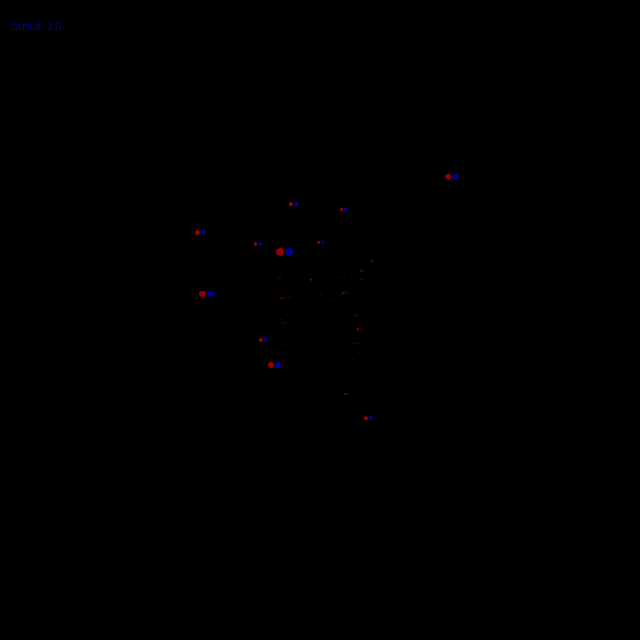
Frame 1 (no input)
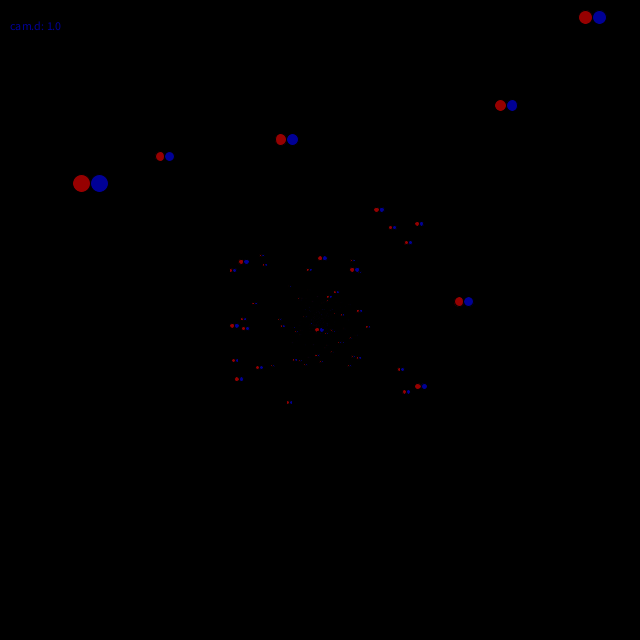
Frame 60 (the mouse pressed at the canvas centre just before this capture)
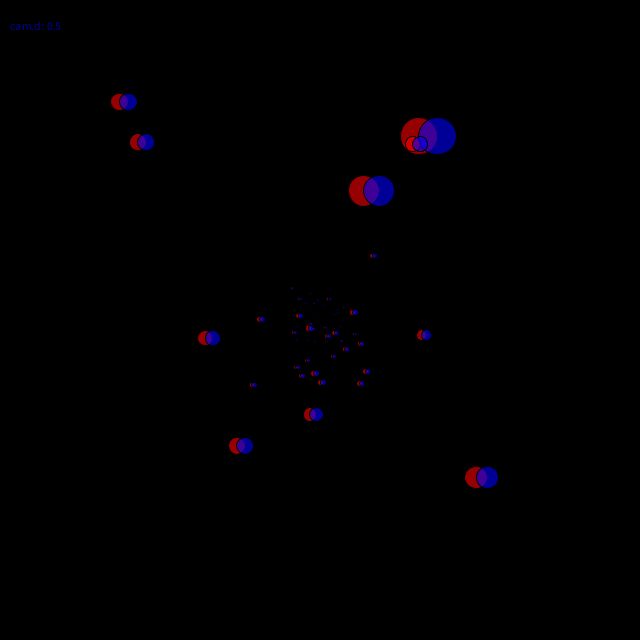
Frame 120 (the mouse held since frame 60 and released just before this capture)

The Processing sketch that drew these frames (run headless with seeded random() and noise(); from frame 60 on, the mouse is pressed at the canvas centre):

// Processing sketch: stars3d
// ── stars3d.pde
class Point2D
{
  float x, y;
}

class Point3D
{
  float x, y, z;
}

class Camera
{
  float d;
  Point2D proj(Point3D p)
  {
    Point2D q = new Point2D();
    q.x = d * p.x / (d + p.z);
    q.y = d * p.y / (d + p.z);
    return q;
  }
}

Camera cam;
ArrayList<Point3D> stars;

void setup()
{
  size(640, 640);
  background(0);
  cam = new Camera();
  cam.d = 1;

  stars = new ArrayList<Point3D>();
  for (int i = 0; i < 500; i++) {
    Point3D p = new Point3D();
    p.x = random(-500, 500);
    p.y = random(-500, 500);
    p.z = random(1, 100);
    stars.add(p);
  }
}

void draw()
{
  background(0);
  cam.d = (float)(width - mouseX) / width;
  int n = stars.size();
  for (int i = 0; i < n; i++) {
    Point3D p = stars.get(i);
    p.z -= 0.1;
    if (0 < p.z) {
      Point2D q;
      float a = 20 / (cam.d + p.z);
      
      p.x -= 10;
      q = cam.proj(p);
      fill(255, 0, 0, 150);
      ellipse(q.x + width/2, q.y + height/2, a, a);
      p.x += 10;

      p.x += 10;
      q = cam.proj(p);
      fill(0, 0, 255, 150);
      ellipse(q.x + width/2, q.y + height/2, a, a);
      p.x -= 10;
    } else {
      p.z = 100;
    }
  }
  text("cam.d: " + cam.d, 10, 30);
}
